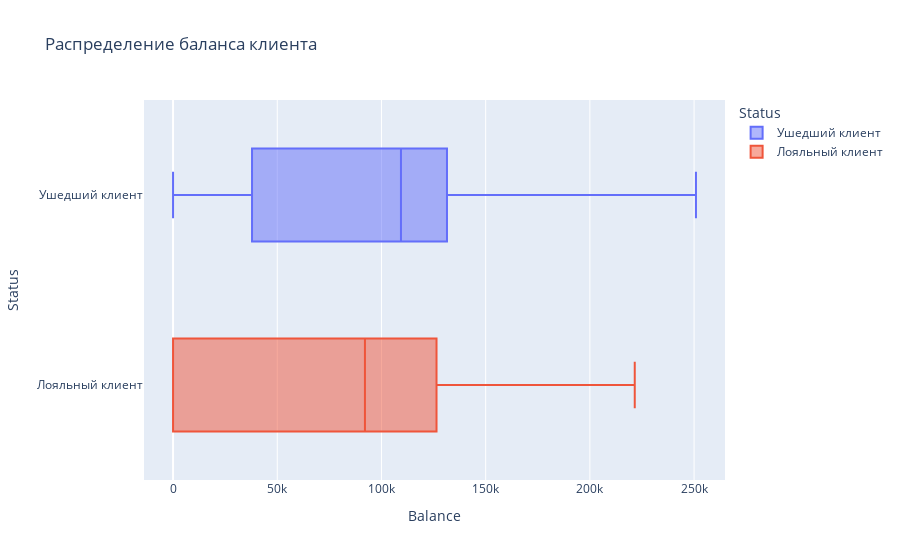

The notebook cell saved with this chart:
### Markdown cell above
#### 3. Пришло время сравнить распределение баланса среди лояльных и ушедших клиентов
Необходимо изучить как распределяется баланс среди лояльных клиентов и среди ушедших. Для этого построим boxplot, посмотрим на медианные значения баланса, на наличие выбросов, величину размаха и т.д. Это момжет выявить различие в этих группах и выявить характерные признаки для ушедших клиентов.

### Code cell
fig = px.box(churn_data,
    y='Status',
    x='Balance',
    title='Распределение баланса клиента',
    color='Status'
    );

fig.show()

### Figure 1 — Plotly figure (JSON) as saved in the notebook; plotly's stock layout.template omitted (floating-point values rounded to 4 significant figures; data arrays with more than 128 entries replaced by an {"elided": "..."} marker saying what was removed)
{"data": [{"alignmentgroup": "True", "hovertemplate": "Status=%{y}<br>Balance=%{x}<extra></extra>", "legendgroup": "Ушедший клиент", "marker": {"color": "#636efa"}, "name": "Ушедший клиент", "notched": false, "offsetgroup": "Ушедший клиент", "orientation": "h", "showlegend": true, "type": "box", "x": {"elided": "2037 float values"}, "x0": " ", "xaxis": "x", "y": {"elided": "2037 str values"}, "y0": " ", "yaxis": "y"}, {"alignmentgroup": "True", "hovertemplate": "Status=%{y}<br>Balance=%{x}<extra></extra>", "legendgroup": "Лояльный клиент", "marker": {"color": "#EF553B"}, "name": "Лояльный клиент", "notched": false, "offsetgroup": "Лояльный клиент", "orientation": "h", "showlegend": true, "type": "box", "x": {"elided": "7963 float values"}, "x0": " ", "xaxis": "x", "y": {"elided": "7963 str values"}, "y0": " ", "yaxis": "y"}], "layout": {"boxmode": "overlay", "legend": {"title": {"text": "Status"}, "tracegroupgap": 0}, "title": {"text": "Распределение баланса клиента"}, "xaxis": {"anchor": "y", "domain": [0, 1], "title": {"text": "Balance"}}, "yaxis": {"anchor": "x", "categoryarray": ["Лояльный клиент", "Ушедший клиент"], "categoryorder": "array", "domain": [0, 1], "title": {"text": "Status"}}}}
